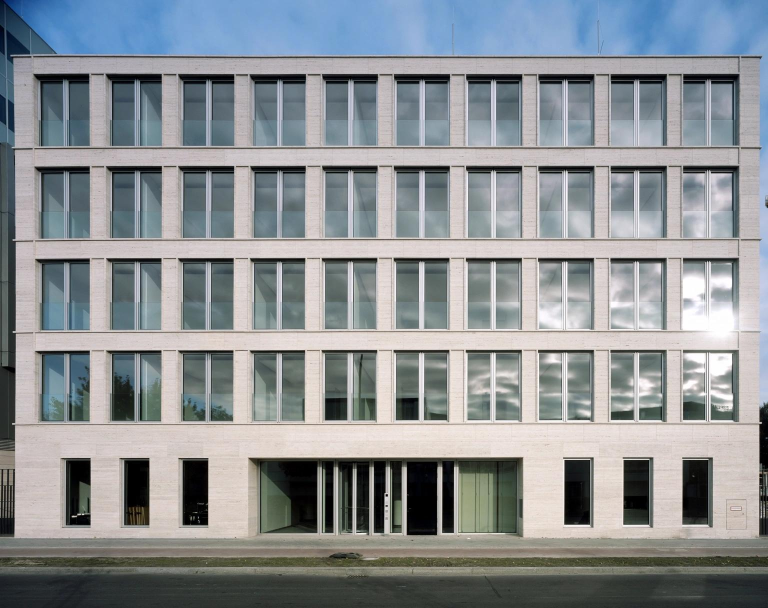
#> input picture ödev25/image09.jpeg, 1536 x 1216 px, found by its file name (shown at 1/2 size)
$ jupyter execute --allow-errors CUDA_hough_line.ipynb
#> lines starting #> are read from the running program, lines starting #| are printed output that depends on the picture
<a href="https://colab.research.google.com/github/hilalkaynarcali/goruntu-isleme/blob/main/CUDA_hough_line.ipynb" target="_parent"></a>

[cell 1]
import cv2
import numpy as np
import matplotlib.pyplot as plt
import math
import time

from numba import cuda

[cell 2]
print("CUDA kullanılabilir mi?", cuda.is_available())
#> (this line was passed over: numba is not available in this run)

#> (the rest of this cell did not finish here and is left out)

[cell 3]
resim = cv2.imread("image09.jpeg")
#> resim is the input picture: shape (1216, 1536, 3); mean B, G, R 148.3, 144.9, 140.1

# GPU üzerinde işlemeyi kolaylaştırmak için küçült
h, w = resim.shape[:2]
#> h = 1216; w = 1536

oran = min(1, 500 / max(h, w))
#> oran = 0.326

resim = cv2.resize(
    resim, None, fx=oran, fy=oran
)
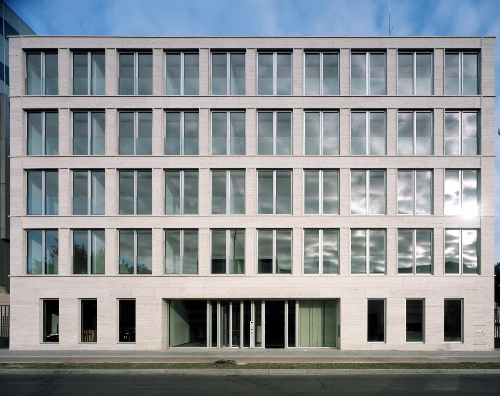
#> resim: shape (396, 500, 3); mean B, G, R 148.6, 145.2, 140.3

plt.imshow(cv2.cvtColor(resim, cv2.COLOR_BGR2RGB))
plt.title("Orijinal Görsel")
plt.axis("off")
plt.show()

[cell 4]
gri = cv2.cvtColor(resim, cv2.COLOR_BGR2GRAY)
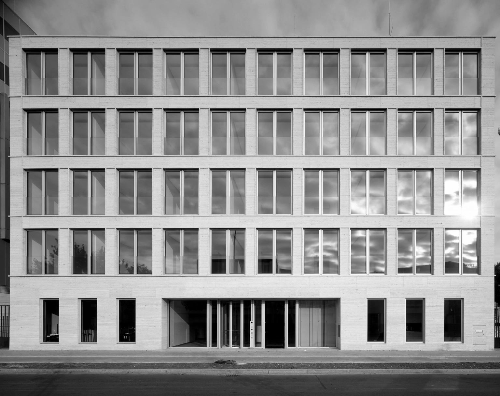
#> gri: shape (396, 500); min 0, max 255, mean 144.1

bulanik = cv2.GaussianBlur(gri, (5, 5), 1)
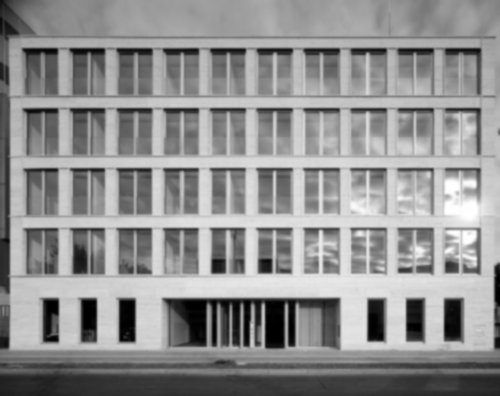
#> bulanik: shape (396, 500); min 0, max 254, mean 144.1

kenarlar = cv2.Canny(bulanik, 70, 170)
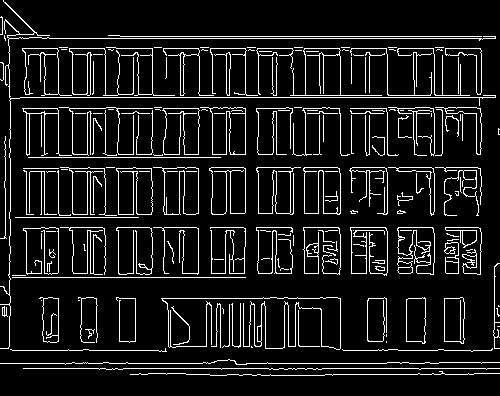
#> kenarlar: shape (396, 500); 9.8% white in thin lines or dots

plt.imshow(kenarlar, cmap="gray")
plt.title("Canny Kenarları")
plt.axis("off")
plt.show()

ys, xs = np.where(kenarlar > 0)
#> ys = 19385 values from 0 to 375; xs = 19385 values, max 499 at index 6411, min 0 at index 33, mean 247.3

xs = xs.astype(np.int32)
ys = ys.astype(np.int32)

print("Kenar noktası sayısı:", len(xs))
#| Kenar noktası sayısı: 19385

[cell 5]
yukseklik, genislik = kenarlar.shape
#> yukseklik = 396; genislik = 500

max_rho = int(np.ceil(
    np.hypot(genislik, yukseklik)
))
#> max_rho = 638

# Açılar
acilar = np.deg2rad(
    np.arange(-90, 90)
).astype(np.float32)

# Sin ve cos tabloları
sin_tablosu = np.sin(acilar).astype(np.float32)
cos_tablosu = np.cos(acilar).astype(np.float32)

print("Açı sayısı:", len(acilar))
print("Maksimum rho:", max_rho)
#| Maksimum rho: 638

[cell 6]
@cuda.jit
def hough_cuda(xs, ys, cos_tab, sin_tab, oylama, max_rho):

    # Her GPU iş parçacığının indeksi
    i = cuda.grid(1)

    if i < xs.shape[0]:

        x = xs[i]
        y = ys[i]

        # Her açı için rho hesapla
        for t in range(cos_tab.shape[0]):

            rho = (
                x * cos_tab[t] +
                y * sin_tab[t]
            )

            rho_indeks = int(math.floor(rho + 0.5)) + max_rho

            if 0 <= rho_indeks < oylama.shape[0]:

                # Paralel ve güvenli oy artırma
                cuda.atomic.add(
                    oylama,
                    (rho_indeks, t),
                    1
                )

#> (a cell that did not finish here is left out)

[cell 8]
plt.figure(figsize=(11, 6))

#> (the rest of this cell did not finish here and is left out)

#> (a cell that did not finish here is left out)

[cell 10]
sonuc = resim.copy()

uzunluk = 2 * max_rho
#> uzunluk = 1276

#> (the rest of this cell did not finish here and is left out)
